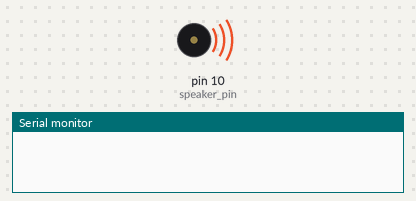
The sketch below on a simulated Arduino Uno, built with avr-gcc and run on an emulated ATmega328P. On the bench: buzzer (waves = sounding), the last lines printed to the serial monitor.

Above: at 0.3 s.
At 2.37 s:
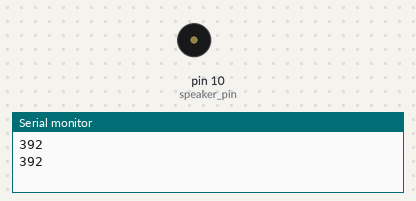
Timing chart, 0 to 3.0 s (numbered marks = the images above):
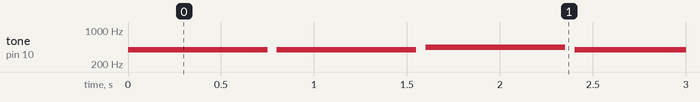

Measured:
- by itself, tone on pin 10 (speaker_pin): plays 392 Hz for 0.75 s, 392 Hz for 0.75 s, 440 Hz for 0.75 s, 392 Hz for 0.75 s, 523 Hz for 0.75 s, 494 Hz for 0.75 s … (163 notes in this stretch)

The sketch:

_7053275_Arun_Kuttiyara_Varghese_Lab4_Task4.ino
```cpp
/*
  7053275_Arun_Kuttiyara_Varghese_Lab4_Task4
  A more easier way for HappyBirthday using character constants !
 */

// pin 10 have the capability to play tone function in Adruino.
int8_t speaker_pin = 10;

// function to play a given frequency
int8_t playNote(int32_t );
//function to play Happy Birthday
int8_t playSong(int *);

// defining character constants to a particular value,
//which makes Happy Birthday easier
const int g=392;
const int A=440;
const int B=494;
const int C=523;
const int D=587;
const int E=659;
const int F=699;
const int G=794;

int hbday[] = {g,g,A,g,C,B,g,g,A,g,D,C,g,g,G,E,C,B,A,F,F,E,C,D,C};

// the setup routine runs once when you press reset:
void setup() {
 // initialize the digital pin as an output.
 pinMode(speaker_pin,OUTPUT);
 //enabling serial printing
 Serial.begin(9600);
}

//the loop routine runs over and over again forever:
void loop() {
  //calling function to play happy birthday
  playSong(hbday);
}

// function which contains tone equivalent for different frequency
int8_t playNote(int32_t noteToPlay){
   tone(speaker_pin,noteToPlay,750);
   //playing the given frequency
   delay(800);
   //given a delay higher than the tone time
   return 1;
}

//function to play a given array of characters
int8_t playSong(int song[]){
int x = 0;
int noteToPlay;
int test;
while ( x < sizeof(hbday)) {

 if(song[x] == 392 || song[x] == 440 || song[x] == 494 || song[x] == 523 || song[x] == 587 || song[x] == 659 || song[x] == 699 || song[x] == 794 )
    {
     playNote(song[x]);
     Serial.print(song[x]);
     Serial.print("\n");
     x++;
    }
    else
    {
      Serial.print("Error ..character outside expected range \n");
      return -1;
    }
  }
  return 1;
}
```
